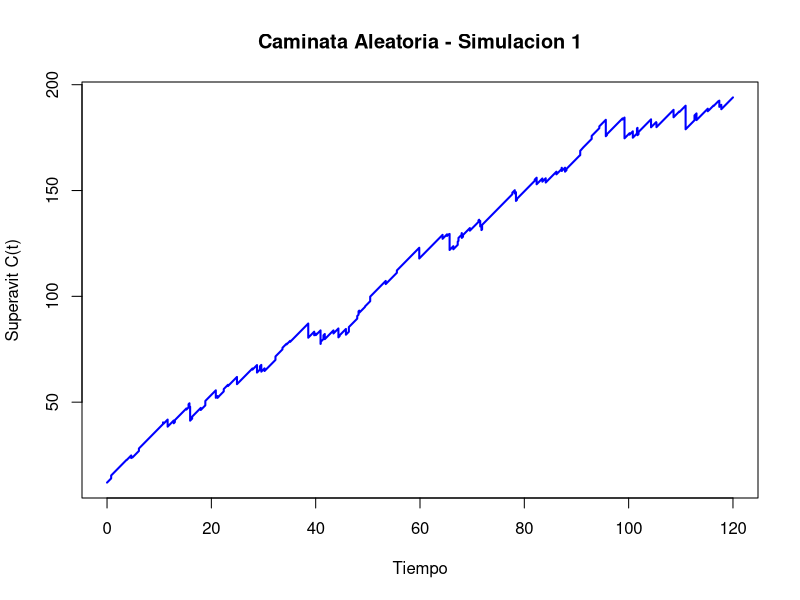
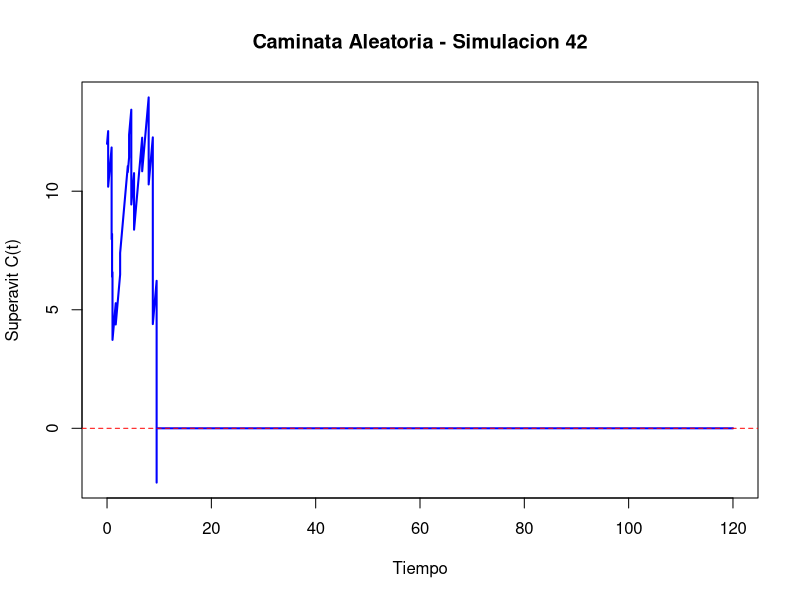

These figures' R source, in order: (Note: a time limit stopped this script after it produced the figures.)
set.seed(89)  # para reproducibilidad

### MODELO ###

# PARTE IV: Sensibilidad al horizonte temporal
# 10 anios

## Parametros generales del modelo
u <- 12 # capital inicial
c <- 2.5 # tasa de ingreso de primas por unidad de tiempo
Tmax <- 120 # tiempo total a simular
nsim <- 10000 # Numero de simulaciones para Monte Carlo

## Parametros de frecuencia
# Parametros de la distribucion de arribos de siniestros (Exponencial)
lambda <- 0.6
# Parametros de la distribucion de arribos de inyecciones (Exponencial)
lambda_2 <- 0.3

## Parametros de tamano
# Parametros de la distribucion de tamanos de siniestros (Exponencial)
lambda_3 <- 0.5
# Parametros de la distribucion de tamanos de inyecciones (Gamma)
alpha <- 2
sigma <- 0.6

### Monte Carlo ###

## Condiciones iniciales
contador_ruinas <- 0 # Contador de ruinas
contador_no_ruinas <- 0 # Contador de no-ruinas
tiempos_ruina <- numeric() # Tiempos de ruinas
utilidades <- numeric(nsim) # Utilidades
graficado_ruina <- FALSE
graficado_no_ruina <- FALSE

## Simulaciones
for (i in 1:nsim) {
  
  ## Tiempos de arribo de los siniestros
  arribos_brutos_sin <- cumsum(rexp(n = Tmax * lambda * 2, rate = lambda))
  if (tail(arribos_brutos_sin, 1) < Tmax) {
    warning("No se generaron suficientes eventos para cubrir hasta Tmax. Aumentar n.")
  }
  arribos_sin <- arribos_brutos_sin[arribos_brutos_sin <= Tmax]
  n_sin <- length(arribos_sin)
  
  ## Tiempos de arribo de las inyecciones
  arribos_brutos_iny <- cumsum(rexp(n = Tmax * lambda_2 * 2, rate = lambda_2))
  if (tail(arribos_brutos_iny, 1) < Tmax) {
    warning("No se generaron suficientes eventos para cubrir hasta Tmax. Aumentar n.")
  }
  arribos_iny <- arribos_brutos_iny[arribos_brutos_iny <= Tmax]
  n_iny <- length(arribos_iny)
  
  ## Tamanos de los siniestros
  siniestros <- rexp(n_sin, rate = lambda_3)
  
  ## Tamanos de las inyecciones
  inyecciones <- rgamma(n_iny, shape = alpha, scale = sigma)
  
  ### PROCESO DE SUPERAVIT ###
  
  ## Malla temporal
  malla_temp <- seq(0, Tmax, by = 0.001)
  Ct <- numeric(length(malla_temp))
  sin_index <- 1
  acumulados_sin <- 0
  iny_index <- 1
  acumulados_iny <- 0
  ruina_ocurrida <- FALSE
  tiempo_ruina <- NA
  
  for (j in seq_along(malla_temp)) {
    t <- malla_temp[j]
    
    ## Suma siniestros que ya ocurrieron hasta t
    while (sin_index <= n_sin && arribos_sin[sin_index] <= t) {
      acumulados_sin <- acumulados_sin + siniestros[sin_index]
      sin_index <- sin_index + 1
    }
    
    ## Suma inyecciones que ya ocurrieron hasta t
    while (iny_index <= n_iny && arribos_iny[iny_index] <= t) {
      acumulados_iny <- acumulados_iny + inyecciones[iny_index]
      iny_index <- iny_index + 1
    }
    
    ## Calculamos el superavit
    Ct[j] <- u + c * t - acumulados_sin + acumulados_iny
    
    ## Verificamos si hubo ruina
    if (!ruina_ocurrida && Ct[j] < 0) {
      ruina_ocurrida <- TRUE
      tiempo_ruina <- t
      break  # podemos salir del bucle si ya hay ruina
    }
  }
  
  ## Calculamos las utilidades (si hubo)
  t_final <- if (ruina_ocurrida) tiempo_ruina else Tmax # Tiempo final efectivo
  prima_total <- c * t_final # Prima acumulada hasta ese momento
  utilidades[i] <- prima_total - acumulados_sin # Utilidad (no incluye inyecciones, solo primas - siniestros)
  
  ## Almacenamos los datos de ruina (si hubo) o no-ruina
  if (ruina_ocurrida) {
    contador_ruinas <- contador_ruinas + 1
    tiempos_ruina <- c(tiempos_ruina, tiempo_ruina)
  }
  if (!ruina_ocurrida) {
    contador_no_ruinas <- contador_no_ruinas + 1
  }
  
  ## Graficamos la primera no-ruina
  if (!ruina_ocurrida && !graficado_no_ruina) {
    plot(malla_temp, Ct, type = "l", lwd = 2, col = "blue",
         xlab = "Tiempo", ylab = "Superavit C(t)",
         main = paste0("Caminata Aleatoria - Simulacion ", i))
    abline(h = 0, col = "red", lty = 2)
    graficado_no_ruina <- TRUE
  }
  
  ## Graficamos la primera ruina
  if (ruina_ocurrida && !graficado_ruina) {
    plot(malla_temp, Ct, type = "l", lwd = 2, col = "blue",
         xlab = "Tiempo", ylab = "Superavit C(t)",
         main = paste0("Caminata Aleatoria - Simulacion ", i))
    abline(h = 0, col = "red", lty = 2)
    graficado_ruina <- TRUE
  }
}

### Resultados ###

## Calculamos los resultados de las simulaciones Monte Carlo
prob_ruina <- contador_ruinas / nsim
tiempo_prom_ruina <- ifelse(length(tiempos_ruina) > 0, mean(tiempos_ruina), NA)

## Calculamos el Intervalo de confianza
z <- 1.96  # valor z para 95 por ciento
se <- sqrt(prob_ruina * (1 - prob_ruina) / nsim)  # error estandar
ic_inf <- prob_ruina - z * se
ic_sup <- prob_ruina + z * se
# Nota: 90 por ciento z = 1.645, 95 por ciento z = 1.96, 99 por ciento z = 2.576

### Resumen ###

## Cuadro Resumen
cat("Probabilidad estimada de ruina:", round(prob_ruina, 4), "\n")
cat("Intervalo de confianza al 95 por ciento: [", round(ic_inf, 4), ",", round(ic_sup, 4), "]\n")
cat("Tiempo promedio hasta la ruina (condicionado):", round(tiempo_prom_ruina, 4), "\n")
cat("Utilidad promedio:", round(mean(utilidades), 4), "\n")

## Graficas Resumen
if (length(tiempos_ruina) > 0) {
  hist(tiempos_ruina, breaks = 50, col = "lightblue",
       main = "Distribucion de los tiempos de ruina",
       xlab = "Tiempo de ruina", ylab = "Frecuencia")
}

hist(utilidades, breaks = 50, col = "lightgreen",
     main = "Distribucion de la utilidad (prima - siniestros)",
     xlab = "Utilidad", ylab = "Frecuencia")
